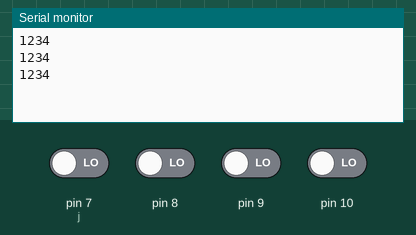
This sketch was run on a simulated Arduino Uno, built with avr-gcc and run on an emulated ATmega328P. On the bench: the last lines printed to the serial monitor. Inputs (shaded band) come from the test bench; at power-on: pin 7 (j), pin 8–10 LOW.

Above: at 2.8 s.
2.9 s: pin 7 (j) driven HIGH
At 3.6 s:
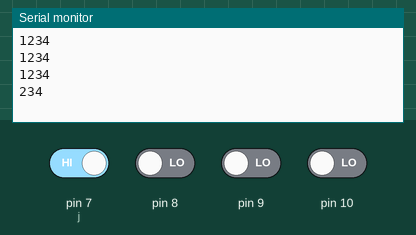
4.4 s: pin 8 driven HIGH
At 5.7 s:
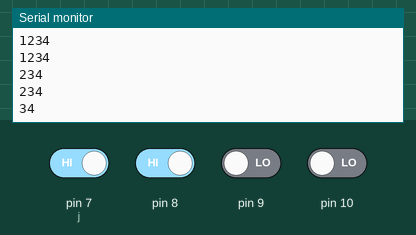
5.9 s: pin 9 driven HIGH
At 6.8 s:
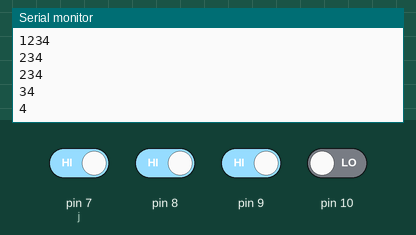
7.4 s: pin 10 driven HIGH
At 8.6 s:
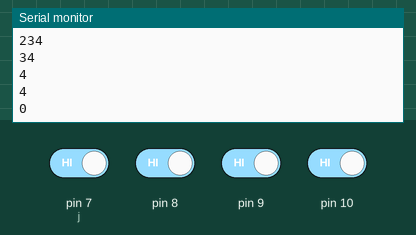
8.9 s: pin 7 (j) driven LOW
At 9.4 s:
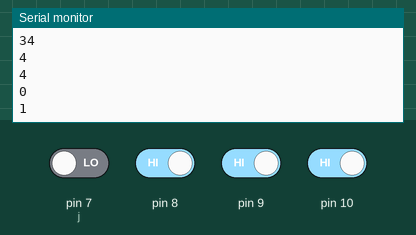
10.4 s: pin 8 driven LOW
At 11.8 s:
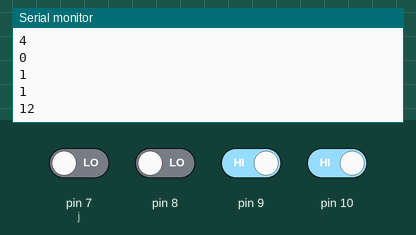
Timing chart, 0 to 12.9 s (numbered marks = the images above; inputs shaded):
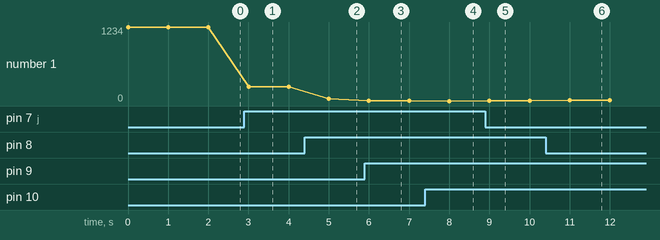

The sketch:

hackdfw.ino.ino
```cpp
int ir[4] = {0,0,0,0};

void setup() {
  // put your setup code here, to run once:
  pinMode(7, INPUT);
  pinMode(8, INPUT);
  pinMode(9, INPUT);
  pinMode(10, INPUT);
  Serial.begin(9600);
}

void loop() {
  int ir[4] = {0,0,0,0};
  int j = 7;
  for(int i=0;i<4;i++) {
    ir[i] = digitalRead(j++);
  }
  String s = "";
  if (!ir[0])
    s.concat("1");
  if (!ir[1])
    s.concat("2");
  if (!ir[2])
    s.concat("3");
  if (!ir[3])
    s.concat("4");

  if (s.length() == 0)
    Serial.println("0");
  else
    Serial.println(s);
  delay(1000);
}
```

Measured:
- after the input at 2.9 s, the serial monitor: prints a new line after 0.10 s (image 1)
- after the input at 4.4 s, the serial monitor: prints a new line after 0.60 s (image 2)
- after the input at 5.9 s, the serial monitor: prints a new line after 0.10 s (image 3)
- after the input at 7.4 s, the serial monitor: prints a new line after 0.60 s (image 4)
- after the input at 8.9 s, the serial monitor: prints a new line after 0.10 s (image 5)
- after the input at 10.4 s, the serial monitor: prints a new line after 0.60 s (image 6)
- plotted number 1: 1234 → 234 after the input at 2.9 s, 234 → 34 after the input at 4.4 s, 34 → 4 after the input at 5.9 s, 4 → 0 after the input at 7.4 s, 0 → 1 after the input at 8.9 s
